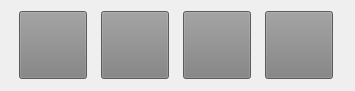
   <widget class="QWidget" name="formLayoutWidget">
    <property name="geometry">
     <rect>
      <x>730</x>
      <y>630</y>
      <width>355</width>
      <height>91</height>
     </rect>
    </property>
    <layout class="QHBoxLayout" name="promotionGrid">
     <item>
      <widget class="QPushButton" name="Queen">
       <property name="sizePolicy">
        <sizepolicy hsizetype="Expanding" vsizetype="Expanding">
         <horstretch>0</horstretch>
         <verstretch>0</verstretch>
        </sizepolicy>
       </property>
       <property name="minimumSize">
        <size>
         <width>68</width>
         <height>68</height>
        </size>
       </property>
       <property name="maximumSize">
        <size>
         <width>68</width>
         <height>68</height>
        </size>
       </property>
       <property name="styleSheet">
        <string notr="true">background-color: gray;</string>
       </property>
       <property name="text">
        <string/>
       </property>
      </widget>
     </item>
     <item>
      <widget class="QPushButton" name="Knight">
       <property name="sizePolicy">
        <sizepolicy hsizetype="Expanding" vsizetype="Expanding">
         <horstretch>0</horstretch>
         <verstretch>0</verstretch>
        </sizepolicy>
       </property>
       <property name="minimumSize">
        <size>
         <width>68</width>
         <height>68</height>
        </size>
       </property>
       <property name="maximumSize">
        <size>
         <width>68</width>
         <height>68</height>
        </size>
       </property>
       <property name="styleSheet">
        <string notr="true">background-color: gray;</string>
       </property>
       <property name="text">
        <string/>
       </property>
      </widget>
     </item>
     <item>
      <widget class="QPushButton" name="Bishop">
       <property name="sizePolicy">
        <sizepolicy hsizetype="Expanding" vsizetype="Expanding">
         <horstretch>0</horstretch>
         <verstretch>0</verstretch>
        </sizepolicy>
       </property>
       <property name="minimumSize">
        <size>
         <width>68</width>
         <height>68</height>
        </size>
       </property>
       <property name="maximumSize">
        <size>
         <width>68</width>
         <height>68</height>
        </size>
       </property>
       <property name="styleSheet">
        <string notr="true">background-color: gray;</string>
       </property>
       <property name="text">
        <string/>
       </property>
      </widget>
     </item>
     <item>
      <widget class="QPushButton" name="Rook">
       <property name="sizePolicy">
        <sizepolicy hsizetype="Expanding" vsizetype="Expanding">
         <horstretch>0</horstretch>
         <verstretch>0</verstretch>
        </sizepolicy>
       </property>
       <property name="minimumSize">
        <size>
         <width>68</width>
         <height>68</height>
        </size>
       </property>
       <property name="maximumSize">
        <size>
         <width>68</width>
         <height>68</height>
        </size>
       </property>
       <property name="styleSheet">
        <string notr="true">background-color: gray;</string>
       </property>
       <property name="text">
        <string/>
       </property>
      </widget>
     </item>
    </layout>
   </widget>
